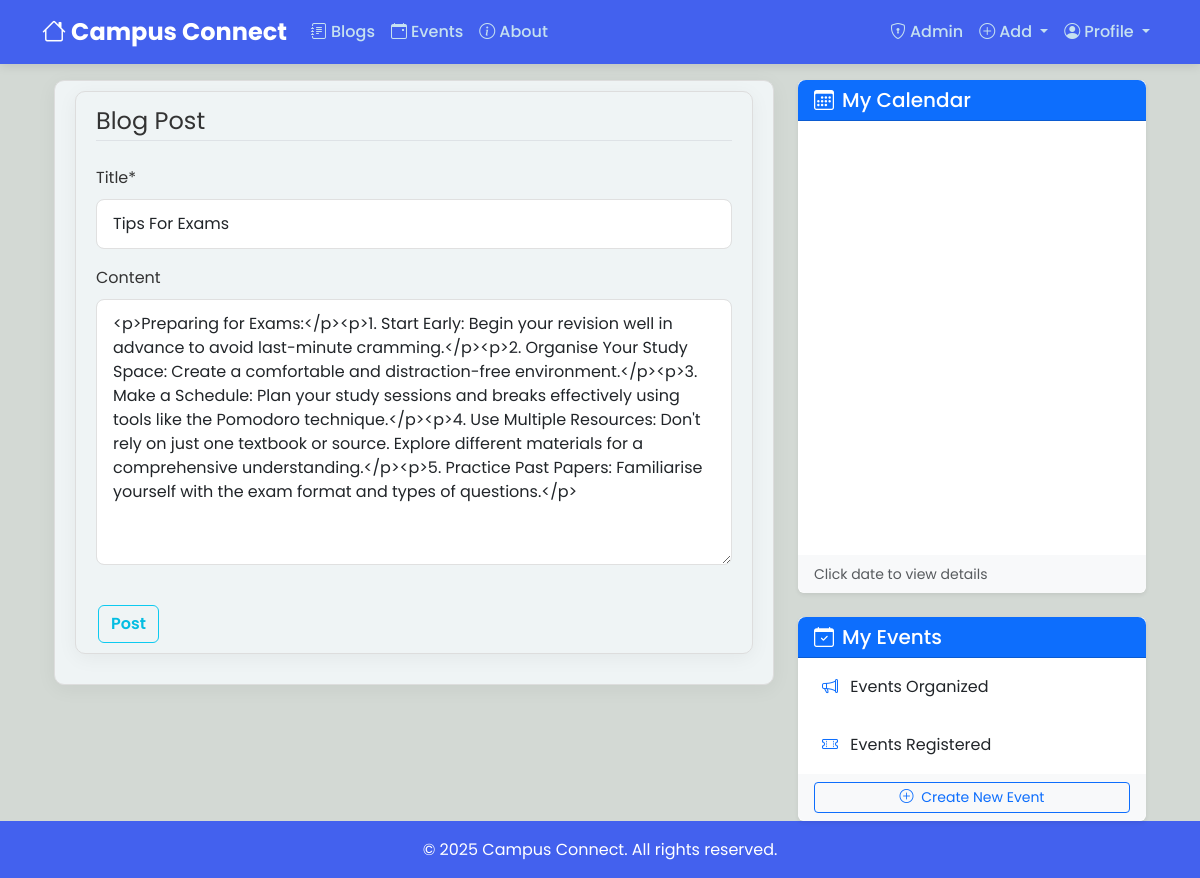
/post/19/update (signed in), run on the app's committed database.
### blog/models.py (models this page shows, shortened)
class Post(models.Model):
    title = models.CharField(max_length=100)
    content = CKEditor5Field(null = True,blank=True, config_name='extends')
    date_posted=models.DateTimeField(default=timezone.now) # not putting now() because we need the actual function as default value
    author = models.ForeignKey(User,on_delete=models.CASCADE) #delete post when user is deleted
    likes= models.ManyToManyField(User,blank=True,null=True,related_name='liked_posts')

### blog/views.py (the view, shortened to what this page needs)
# urls.py: path('post/<int:pk>/update',PostUpdateView.as_view(),name='post-update'),
class PostUpdateView(LoginRequiredMixin,UserPassesTestMixin, UpdateView):
    model = Post
    fields = ['title', 'content']
    def test_func(self):
        post= self.get_object() # gets the post we r trying to edit
        if(self.request.user == post.author):
            return True
        return False
    def get_context_data(self, **kwargs):
        context = super().get_context_data(**kwargs)
        context['cal'] = 'blogs'
        return context

### blog/templates/blog/post_form.html (shortened to what this page needs)
{% extends "blog/base.html"%}
{% load crispy_forms_tags %}
{% block content%}
    <div class="content-section">
        <form method="POST">
            <fieldset class="form-group">
                <legend class="border-bottom mb-4">Blog Post</legend>
                {{ form|crispy }}
            </fieldset>
            <div class="form-group">
                <button class="btn btn-outline-info btn-outline-custom mt-4" type="submit">
                    Post
                </button>
            </div>
        </form>
    </div>
{% endblock content %}

### blog/static/blog/main.css (style rules this page uses)
body { background: #fafafa; color: #333333; margin-top: 5rem; }
.content-section,.about_content { background: hsl(190, 23%, 95%); padding: 10px 20px; border: 1px solid #dddddd; border-radius: 10px; margin-bottom: 20px; transition: all 0.3s ease; }
body { background-color: #D3D9D4; }
.btn-outline-custom { color: #04bde2 !important; font-weight:600 !important; margin-left: 2px !important; border-width: 2 !important; }

### blog/templates/blog/base.html (style rules this page uses)
:root { --primary-color: #4361ee; --secondary-color: #3f37c9; --accent-color: #4cc9f0; --dark-color: #1a1a2e; --light-color: #f8f9fa; --success-color: #4ade80; --warning-color: #fbbf24; --danger-color: #f87171; }
body { font-family: 'Poppins', sans-serif; background-color: #f5f7fa; color: #333; line-height: 1.6; }
.content-section { background-color: white; border-radius: 12px; padding: 2rem; box-shadow: 0 4px 20px rgba(0, 0, 0, 0.05); margin-bottom: 2rem; }
.form-control { border-radius: 8px; padding: 0.75rem 1rem; border: 1px solid #e0e0e0; }

### data on the page
Post: title "Tips For Exams", content "<p>Preparing for Exams:</p><p>1. Start Early: Begin your revision well in advance to avoid last-minute cramming.</p><p>2. Organise Your Study Space: Create a comfortable and distraction-free environment.</p><p>3. Make a Schedule: Plan your study sessions and breaks effectively using tools like the Pomodoro technique.</p><p>4. Use Multiple Resources: Don't rely on just one textbook or source. Explore different materials for a comprehensive understanding.</p><p>5. Practice Past Papers: Familiarise yourself with the exam format and types of questions.</p>"
